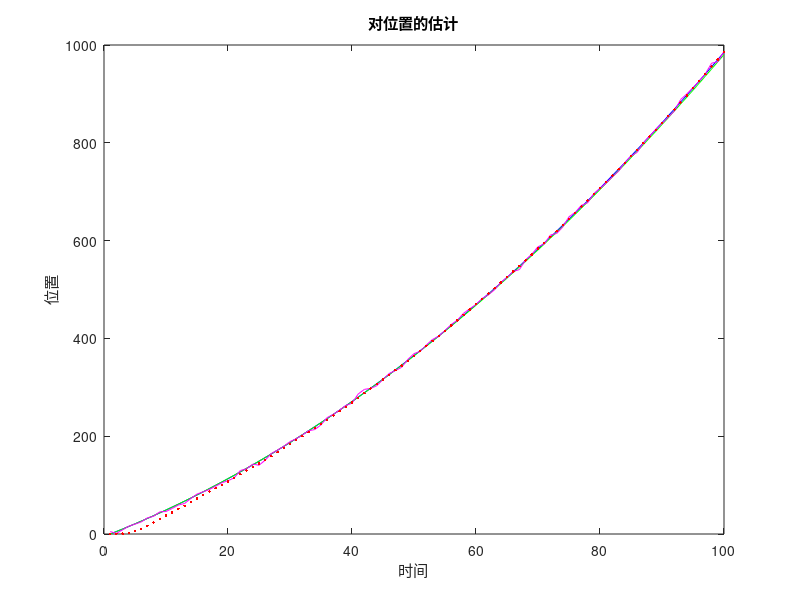
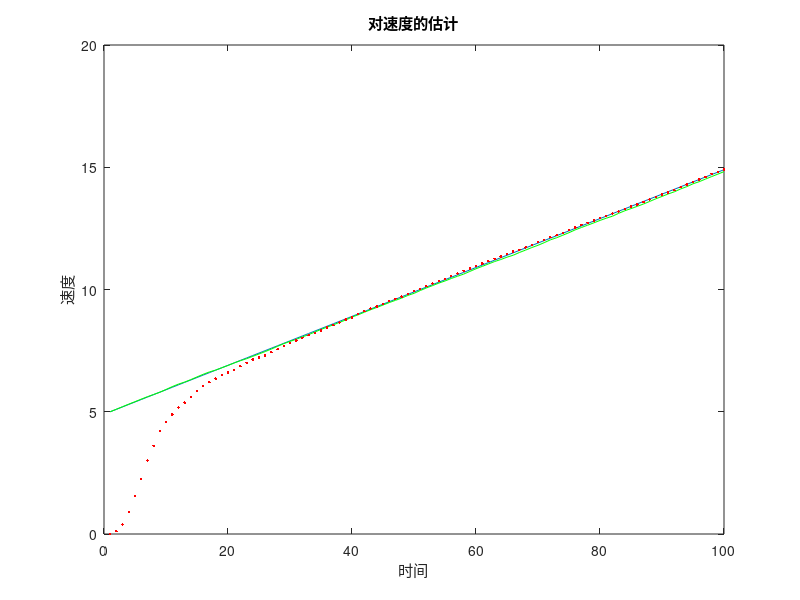

These charts were generated, in order, by the following MATLAB code:
%% 清理
close all; clear; clc;
% 估计小车在每一时刻的位置和速度

%% 无噪音的理想值
T = (1 : 100); % 离散的时间序列，单位是s
p = zeros(1, length(T)); v = zeros(1, length(T)); 
p(1) = 0;v(1) = 5; % 小车的初始速度是5m/s，未知真实值
a = 0.1; % 加速度

for t = 2 : length(T)
    p(t) = p(t - 1) + v(t - 1) + 1/2 * a; % 理想的位置
    v(t) = v(t - 1) + a; % 理想的速度值
end

underline_x = [p; v];
 
%% 有噪音的实际值，模拟噪音
% 状态噪音
r_p = 0.01 * randn(1, length(T));
r_v = 0.01 * randn(1, length(T));
x = underline_x;
for t = 2 : length(T)
    x(1, t) = x(1, t - 1) + x(2, t - 1) + 1/2 * a + r_p(t); % 真实的位置
    x(2, t) = x(2, t - 1) + a + r_v(t); % 真实的速度值
end

% 观测噪音
Delta_p = 3 * randn(1, length(T)); % GPS测量误差，标准差为3m
z = underline_x(1, :) + Delta_p; % GPS的观测值，带有测量误差

%% 卡尔曼滤波
% 已知量
% 已知的线性变换矩阵
F = [1, 1; 0, 1]; % 状态转移矩阵
B = [1/2; 1]; % 控制矩阵
u = a;
H = [1, 0];
Q = [0.0001, 0; 0, 0.0001]; % 过程噪声的协方差矩阵，这是一个超参数
R = 9; % 观测噪声的协方差矩阵，也是一个超参数。因为是一维的，就是一个数

% 初始化
hat_x_ = zeros(2, length(T)); hat_x = zeros(2, length(T));
hat_x(:, 1) = [0; 0]; % 初始状态，[位置, 速度]，就是我们要估计的内容
P = [0.1, 0; 0, 0.1]; % 先验误差协方差矩阵的初始值，根据经验给出

% 卡尔曼滤波5个关键公式
for t = 2:length(T)
    hat_x_(:, t) = F * hat_x(:, t - 1) + B * u;
    P_ = F * P * F' + Q;
    K = (P_ * H') ./ (H * P_ * H' + R);
    hat_x(:, t) = hat_x_(:, t) + K * (z(:, t) - H * hat_x_(:, t));
    P = (eye(2) - K * H) * P_;
end

%% 绘图
figure(1);
plot(T, underline_x(1, :), 'b'); % 位置的理想值
hold on;
plot(T, x(1, :), 'g'); % 位置的实际值
plot(T, z(1, :), 'm'); % 位置的观测值
plot(T, hat_x(1, :), 'r.'); % 位置的最优估计值
title('对位置的估计');
xlabel('时间'); ylabel('位置');

figure(2);
plot(T, underline_x(2, :)); % 速度的理想值
hold on;
plot(T, x(2, :), 'g'); % 速度的实际值
plot(T, hat_x(2, :), 'r.'); % 速度的最优估计值
title('对速度的估计');
xlabel('时间'); ylabel('速度');